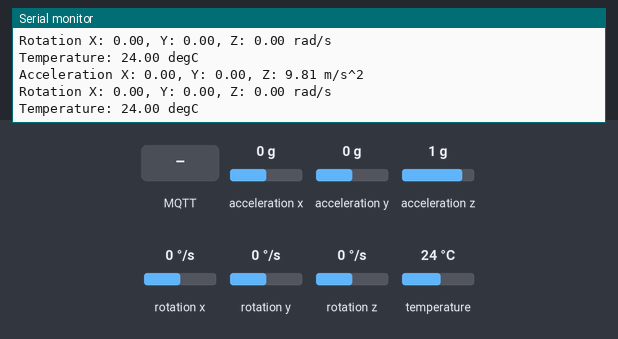
This sketch was run on a simulated ESP32. On the bench: the last lines printed to the serial monitor. The inputs (shaded band) are chosen by the test bench; at power-on: acceleration x 0 g, acceleration y 0 g, acceleration z 1 g, rotation x 0 °/s, rotation y 0 °/s, rotation z 0 °/s, temperature 24 °C. WiFi joins after 1.5 s; servers stay silent unless stated; no MQTT or app messages arrive unless stated.

Above: at 4.7 s.
4.8 s: MQTT message "1" arrives on the first subscribed topic
6.5 s: MQTT message "on" arrives on the first subscribed topic
8.1 s: MQTT message "off" arrives on the first subscribed topic
9.6 s: acceleration x set to -1.4 g
At 10.1 s:
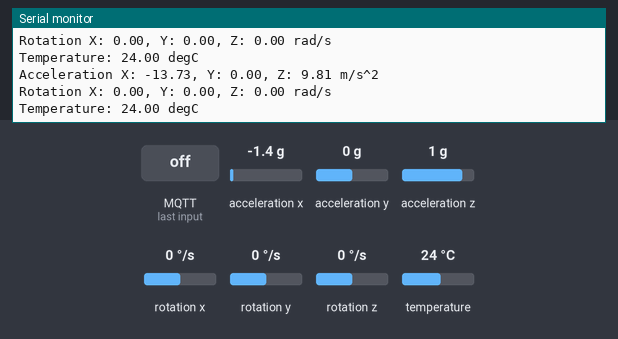
11.1 s: acceleration y set to -1.4 g
At 11.6 s:
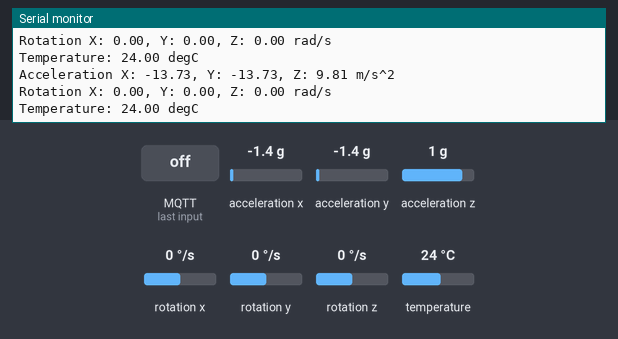
12.6 s: acceleration z set to -1.4 g
At 13.1 s:
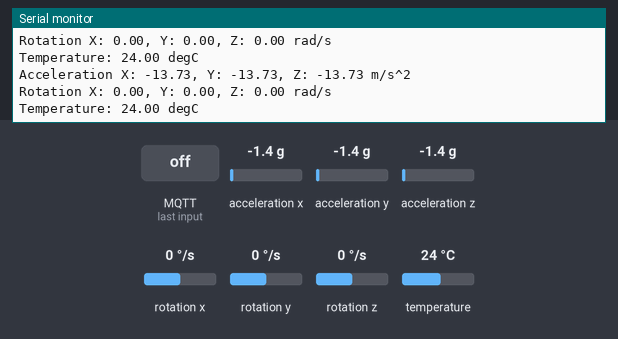

Measured:
- after the input at 9.6 s, the serial monitor: prints a new line after 0.05 s (image 1)
- after the input at 11.1 s, the serial monitor: prints a new line after 0.08 s (image 2)
- after the input at 12.6 s, the serial monitor: prints a new line after 0.10 s (image 3)

The sketch:

simple_mpu6050_Mqtt_test_copy_20230601105723.ino
```cpp
#include <Adafruit_MPU6050.h>
#include <Adafruit_Sensor.h>
#include <Wire.h>
#include <WiFi.h>
#include <PubSubClient.h>

WiFiClient espClient;
PubSubClient mqttClient(espClient);
Adafruit_MPU6050 mpu;

#define I2C_SDA 0
#define I2C_SCL 4
const char* ssid = "MaraudersMap";
const char* password = "Page394%";
//bei public broker = "broker" teiweise
const char* mqttBroker = "192.168.0.89";
const int mqttPort = 1883;
const char* mqttTopic = "gyro_x";

void onMqttMessageReceived(char* topic, byte* payload, unsigned int length) {
  // Handle MQTT message received
  // Convert payload to a string
  String message;
  for (unsigned int i = 0; i < length; i++) {
    message += (char)payload[i];
  }

  // Display the received message in the console
  Serial.print("Received message on topic: ");
  Serial.print(topic);
  Serial.print(", payload: ");
  Serial.println(message);
}


void connectToWifi() {
  WiFi.begin(ssid, password);
  Serial.print("Connecting to Wi-Fi...");
  while (WiFi.status() != WL_CONNECTED) {
    delay(100);
  }
  Serial.println("connected!");

  Serial.print("IP address: ");
  Serial.println(WiFi.localIP());
}


void setupMqtt() {
  mqttClient.setServer(mqttBroker, mqttPort);
  mqttClient.setCallback(onMqttMessageReceived);

  Serial.print("Connecting to MQTT broker...");
  while (!mqttClient.connected()) {
    if (mqttClient.connect("ESP32Client")) {
      Serial.println("connected!");
      mqttClient.subscribe(mqttTopic);
    } else {
      Serial.print("failed, retrying in 5 seconds...");
      delay(5000);
    }
  }
}


void setup() {
  //sets the pins for the MPU6050 chip IMPORTANT!!!!!!!!!!!!!!!!!!!!!!!!!
  Wire.begin(0,4);

  Serial.begin(115200);
  while (!Serial)
    delay(10);

  Serial.println("Adafruit MPU6050 test!");

  if (!mpu.begin()) {
    Serial.println("Failed to find MPU6050 chip");
    while (1) {
      delay(10);
    }
  }
  Serial.println("MPU6050 Found!");

  mpu.setAccelerometerRange(MPU6050_RANGE_8_G);
  Serial.print("Accelerometer range set to: +-8G");

  mpu.setGyroRange(MPU6050_RANGE_500_DEG);
  Serial.print("Gyro range set to: +- 500 deg/s");

  mpu.setFilterBandwidth(MPU6050_BAND_5_HZ);
  Serial.print("Filter bandwidth set to: 44hz");
  Serial.println("");
  delay(2000);

  // Connect to Wi-Fi
  connectToWifi();

  // Setup MQTT
  setupMqtt();
}


void loop() {
   /* Get new sensor events with the readings */
  sensors_event_t a, g, temp;
  mpu.getEvent(&a, &g, &temp);

  // Publish the g.gyro.x value
  String gyroXValue = String(g.gyro.x);
  mqttClient.publish(mqttTopic, gyroXValue.c_str());

  /* Print out the values */
  Serial.print("Acceleration X: ");
  Serial.print(a.acceleration.x);
  Serial.print(", Y: ");
  Serial.print(a.acceleration.y);
  Serial.print(", Z: ");
  Serial.print(a.acceleration.z);
  Serial.println(" m/s^2");

  Serial.print("Rotation X: ");
  Serial.print(g.gyro.x);
  Serial.print(", Y: ");
  Serial.print(g.gyro.y);
  Serial.print(", Z: ");
  Serial.print(g.gyro.z);
  Serial.println(" rad/s");

  Serial.print("Temperature: ");
  Serial.print(temp.temperature);
  Serial.println(" degC");

  Serial.println("");
  delay(500);

  // Process MQTT messages
  mqttClient.loop();
}
```
